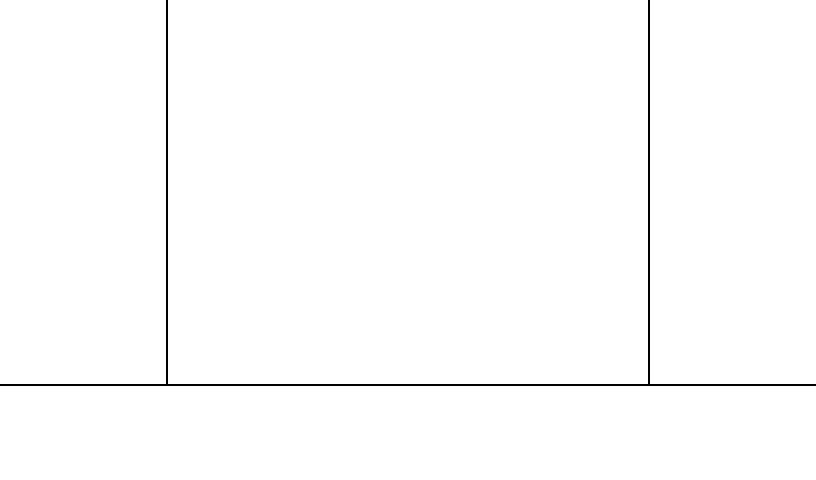

A 2D game scene composited from a Tiled map and its tileset images. What follows is a short description and the map's XML, with each tile layer's data collapsed to a summary:
An orthogonal 34x20 tile map with 24x24 px tiles, 2 tile layers (BackgroundColor, Platform), 2 hidden layers not drawn.

<map version="1.0" orientation="orthogonal" width="34" height="20" tilewidth="24" tileheight="24">
 <tileset firstgid="1" name="Tile_source" tilewidth="24" tileheight="24">
  <image source="Tile_source.png" width="800" height="480" />
 </tileset>
 <layer name="BackgroundColor" width="34" height="20">
  <data>[680 cells, 680 non-empty, 3 distinct tile ids]</data>
 </layer>
 <layer name="Platform" width="34" height="20">
  <data>[680 cells, 136 non-empty, 2 distinct tile ids]</data>
 </layer>
 <layer name="PlatformDynamic" width="34" height="20" visible="0">
  <data>[680 cells, 104 non-empty, 4 distinct tile ids]</data>
 </layer>
 <layer name="Decoration" width="34" height="20" visible="0">
  <data>[680 cells, 0 non-empty, 0 distinct tile ids]</data>
 </layer>
</map>
